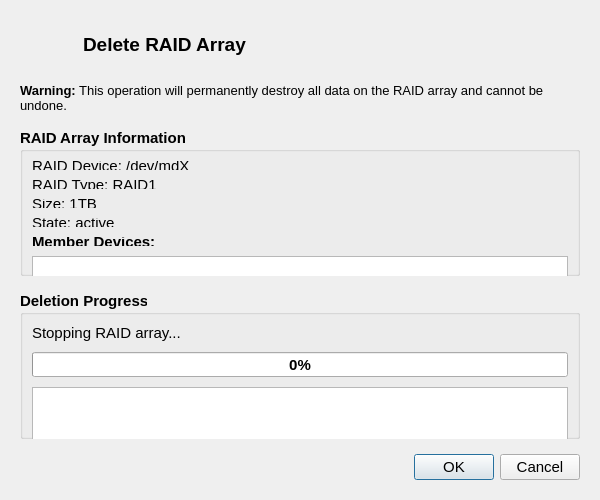
<ui version="4.0">
 <class>DeleteRaidDialog</class>
 <widget class="QDialog" name="DeleteRaidDialog">
  <property name="geometry">
   <rect>
    <x>0</x>
    <y>0</y>
    <width>600</width>
    <height>500</height>
   </rect>
  </property>
  <property name="minimumSize">
   <size>
    <width>600</width>
    <height>500</height>
   </size>
  </property>
  <property name="maximumSize">
   <size>
    <width>600</width>
    <height>500</height>
   </size>
  </property>
  <property name="windowTitle">
   <string>Delete RAID Array</string>
  </property>
  <property name="windowIcon">
   <iconset theme="dialog-warning">
    <normaloff>.</normaloff>.</iconset>
  </property>
  <property name="modal">
   <bool>true</bool>
  </property>
  <layout class="QVBoxLayout" name="verticalLayoutMain">
   <property name="spacing">
    <number>15</number>
   </property>
   <property name="leftMargin">
    <number>20</number>
   </property>
   <property name="topMargin">
    <number>20</number>
   </property>
   <property name="rightMargin">
    <number>20</number>
   </property>
   <property name="bottomMargin">
    <number>20</number>
   </property>
   <item>
    <layout class="QHBoxLayout" name="headerLayout">
     <item>
      <widget class="QLabel" name="iconLabel">
       <property name="minimumSize">
        <size>
         <width>48</width>
         <height>48</height>
        </size>
       </property>
       <property name="maximumSize">
        <size>
         <width>48</width>
         <height>48</height>
        </size>
       </property>
       <property name="text">
        <string/>
       </property>
       <property name="pixmap">
        <pixmap>dialog-warning</pixmap>
       </property>
       <property name="scaledContents">
        <bool>true</bool>
       </property>
      </widget>
     </item>
     <item>
      <widget class="QLabel" name="titleLabel">
       <property name="font">
        <font>
         <pointsize>14</pointsize>
         <weight>75</weight>
         <bold>true</bold>
        </font>
       </property>
       <property name="text">
        <string>Delete RAID Array</string>
       </property>
      </widget>
     </item>
     <item>
      <spacer name="headerSpacer">
       <property name="orientation">
        <enum>Qt::Horizontal</enum>
       </property>
       <property name="sizeHint" stdset="0">
        <size>
         <width>40</width>
         <height>20</height>
        </size>
       </property>
      </spacer>
     </item>
    </layout>
   </item>
   <item>
    <widget class="QLabel" name="warningLabel">
     <property name="font">
      <font>
       <pointsize>10</pointsize>
       <weight>50</weight>
       <bold>false</bold>
      </font>
     </property>
     <property name="text">
      <string>&lt;b&gt;Warning:&lt;/b&gt; This operation will permanently destroy all data on the RAID array and cannot be undone.</string>
     </property>
     <property name="wordWrap">
      <bool>true</bool>
     </property>
    </widget>
   </item>
   <item>
    <widget class="QGroupBox" name="raidInfoGroup">
     <property name="font">
      <font>
       <pointsize>11</pointsize>
       <weight>75</weight>
       <bold>true</bold>
      </font>
     </property>
     <property name="title">
      <string>RAID Array Information</string>
     </property>
     <layout class="QVBoxLayout" name="raidInfoLayout">
      <property name="spacing">
       <number>10</number>
      </property>
      <item>
       <widget class="QLabel" name="raidDeviceLabel">
        <property name="font">
         <font>
          <pointsize>11</pointsize>
          <weight>50</weight>
          <bold>false</bold>
         </font>
        </property>
        <property name="text">
         <string>RAID Device: /dev/mdX</string>
        </property>
       </widget>
      </item>
      <item>
       <widget class="QLabel" name="raidTypeLabel">
        <property name="font">
         <font>
          <pointsize>11</pointsize>
          <weight>50</weight>
          <bold>false</bold>
         </font>
        </property>
        <property name="text">
         <string>RAID Type: RAID1</string>
        </property>
       </widget>
      </item>
      <item>
       <widget class="QLabel" name="raidSizeLabel">
        <property name="font">
         <font>
          <pointsize>11</pointsize>
          <weight>50</weight>
          <bold>false</bold>
         </font>
        </property>
        <property name="text">
         <string>Size: 1TB</string>
        </property>
       </widget>
      </item>
      <item>
       <widget class="QLabel" name="raidStateLabel">
        <property name="font">
         <font>
          <pointsize>11</pointsize>
          <weight>50</weight>
          <bold>false</bold>
         </font>
        </property>
        <property name="text">
         <string>State: active</string>
        </property>
       </widget>
      </item>
      <item>
       <widget class="QLabel" name="memberDevicesTitle">
        <property name="font">
         <font>
          <pointsize>11</pointsize>
          <weight>75</weight>
          <bold>true</bold>
         </font>
        </property>
        <property name="text">
         <string>Member Devices:</string>
        </property>
       </widget>
      </item>
      <item>
       <widget class="QListWidget" name="memberDevicesList">
        <property name="minimumSize">
         <size>
          <width>0</width>
          <height>80</height>
         </size>
        </property>
        <property name="maximumSize">
         <size>
          <width>16777215</width>
          <height>80</height>
         </size>
        </property>
        <property name="font">
         <font>
          <pointsize>10</pointsize>
          <weight>50</weight>
          <bold>false</bold>
         </font>
        </property>
        <property name="alternatingRowColors">
         <bool>true</bool>
        </property>
       </widget>
      </item>
     </layout>
    </widget>
   </item>
   <item>
    <widget class="QGroupBox" name="progressGroup">
     <property name="font">
      <font>
       <pointsize>11</pointsize>
       <weight>75</weight>
       <bold>true</bold>
      </font>
     </property>
     <property name="visible">
      <bool>false</bool>
     </property>
     <property name="title">
      <string>Deletion Progress</string>
     </property>
     <layout class="QVBoxLayout" name="progressLayout">
      <property name="spacing">
       <number>10</number>
      </property>
      <item>
       <widget class="QLabel" name="currentOperationLabel">
        <property name="font">
         <font>
          <pointsize>11</pointsize>
          <weight>50</weight>
          <bold>false</bold>
         </font>
        </property>
        <property name="text">
         <string>Stopping RAID array...</string>
        </property>
       </widget>
      </item>
      <item>
       <widget class="QProgressBar" name="operationProgressBar">
        <property name="minimumSize">
         <size>
          <width>0</width>
          <height>25</height>
         </size>
        </property>
        <property name="value">
         <number>0</number>
        </property>
       </widget>
      </item>
      <item>
       <widget class="QTextEdit" name="operationLogText">
        <property name="minimumSize">
         <size>
          <width>0</width>
          <height>100</height>
         </size>
        </property>
        <property name="maximumSize">
         <size>
          <width>16777215</width>
          <height>100</height>
         </size>
        </property>
        <property name="font">
         <font>
          <family>Monospace</family>
          <pointsize>9</pointsize>
          <weight>50</weight>
          <bold>false</bold>
         </font>
        </property>
        <property name="readOnly">
         <bool>true</bool>
        </property>
       </widget>
      </item>
     </layout>
    </widget>
   </item>
   <item>
    <spacer name="mainSpacer">
     <property name="orientation">
      <enum>Qt::Vertical</enum>
     </property>
     <property name="sizeHint" stdset="0">
      <size>
       <width>20</width>
       <height>40</height>
      </size>
     </property>
    </spacer>
   </item>
   <item>
    <widget class="QDialogButtonBox" name="buttonBox">
     <property name="font">
      <font>
       <pointsize>11</pointsize>
       <weight>50</weight>
       <bold>false</bold>
      </font>
     </property>
     <property name="orientation">
      <enum>Qt::Horizontal</enum>
     </property>
     <property name="standardButtons">
      <set>QDialogButtonBox::Cancel|QDialogButtonBox::Ok</set>
     </property>
    </widget>
   </item>
  </layout>
 </widget>
 <resources/>
 <connections>
  <connection>
   <sender>buttonBox</sender>
   <signal>accepted()</signal>
   <receiver>DeleteRaidDialog</receiver>
   <slot>accept()</slot>
   <hints>
    <hint type="sourcelabel">
     <x>248</x>
     <y>254</y>
    </hint>
    <hint type="destinationlabel">
     <x>157</x>
     <y>274</y>
    </hint>
   </hints>
  </connection>
  <connection>
   <sender>buttonBox</sender>
   <signal>rejected()</signal>
   <receiver>DeleteRaidDialog</receiver>
   <slot>reject()</slot>
   <hints>
    <hint type="sourcelabel">
     <x>316</x>
     <y>260</y>
    </hint>
    <hint type="destinationlabel">
     <x>286</x>
     <y>274</y>
    </hint>
   </hints>
  </connection>
 </connections>
</ui>
